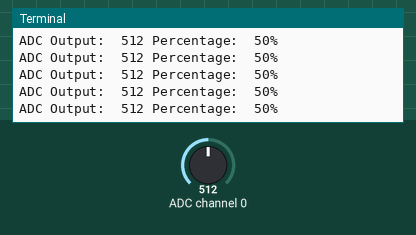
The program below on a simulated Raspberry Pi (BCM pin numbers). On the bench: the last lines printed to the terminal. Inputs (shaded band) come from the test bench; at power-on: ADC channel 0 = 512 (analog values on the 0–1023 scale).

Above: at 1.2 s.
1.3 s: ADC channel 0 set to 0
At 1.31 s:
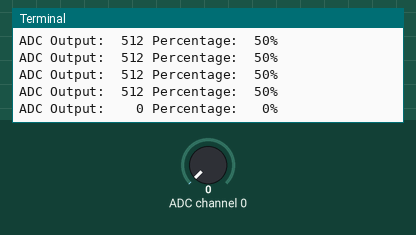
2.8 s: ADC channel 0 set to 17
At 2.82 s:
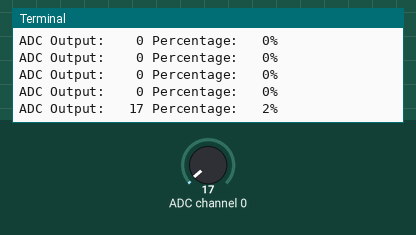
4.3 s: ADC channel 0 set to 1023
At 4.33 s:
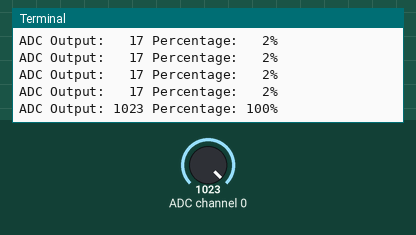

Measured:
- after the input at 1.3 s, the terminal: prints a new line at once (image 1)
- after the input at 2.8 s, the terminal: prints a new line at once (image 2)
- after the input at 4.3 s, the terminal: prints a new line at once (image 3)

The program:

mcp3008.py
```python
#! /usr/bin/env python

# python programa to comunicate with an MCP3008

# Import our SpiDe wrapper and our sleep function

import spidev
from time import sleep

# Establish SPI device on Bus 0,Device 0

spi = spidev.SpiDev()
spi.open(0,0)
#check valid channel
def getAdc (channel):
    if((channel>7)or(channel<0)):
        return -1
    r = spi.xfer([1, (8+channel) << 4, 0]) # Preform SPI transaction and store returned bits in 'r'
    adcOut = ((r[1]&3) << 8) + r[2] #Filter data bits from retruned bits
    percent = int(round(adcOut/10.24))

#print out 0-1023 value and percentage

    print("ADC Output: {0:4d} Percentage: {1:3}%".format (adcOut,percent))
    sleep(0.1)

while True:
    getAdc(0)
```
